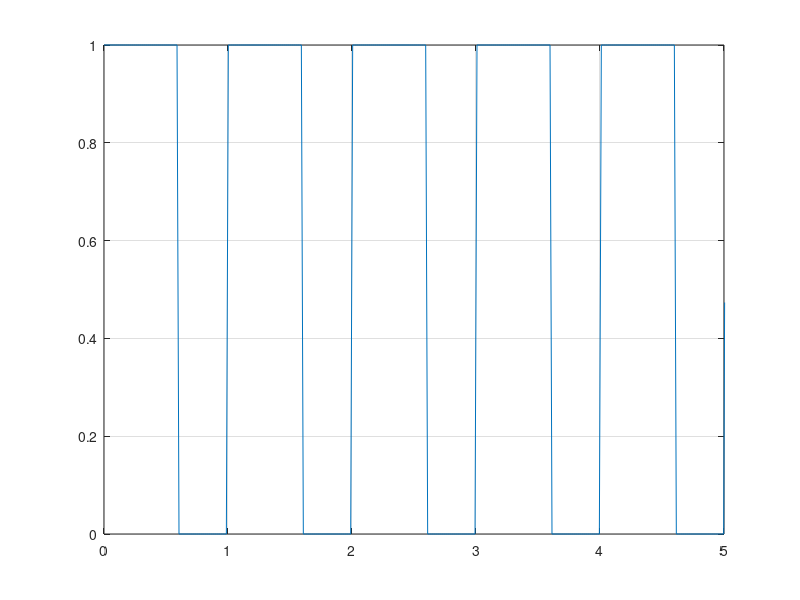

This chart was generated by the following MATLAB code:

t=0:0.1:20*pi;
duty_cycle=60; % Percentage 
x = square(t,duty_cycle);
plot(t/(2*pi),0.5*x+0.5)
grid on
axis([0 5 0 1]);

